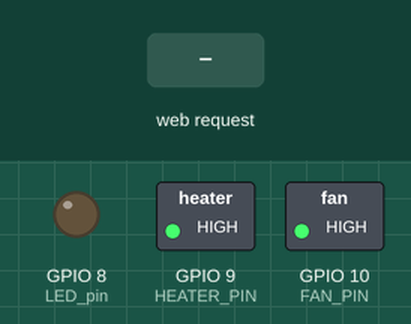
Simulated run of this sketch. Board: ESP32-S3. On the bench: switched loads named in the sketch (green lamp = pin HIGH), output pins drawn as LEDs (lit = HIGH). The test bench sets the inputs (shaded band). WiFi joins after 1.5 s; servers stay silent unless stated; what the sketch prints to the serial monitor is not drawn.

Above: at 2.7 s.
2.8 s: HTTP request GET /LED/on received
At 3.8 s:
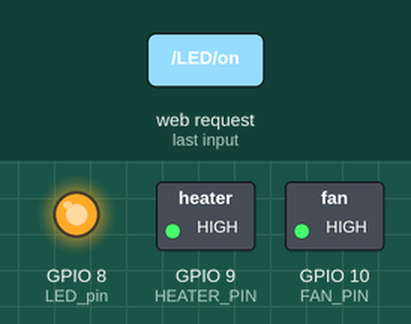
4.3 s: HTTP request GET /HEAT/off received
At 4.9 s:
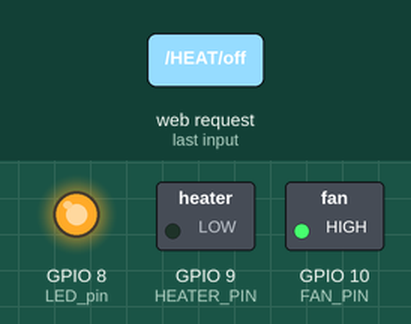
5.8 s: HTTP request GET /LED/off received
At 7.0 s:
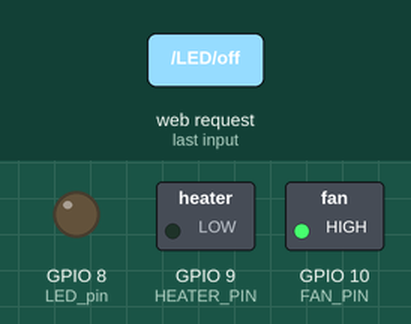
7.3 s: HTTP request GET /FAN/off received
At 8.4 s:
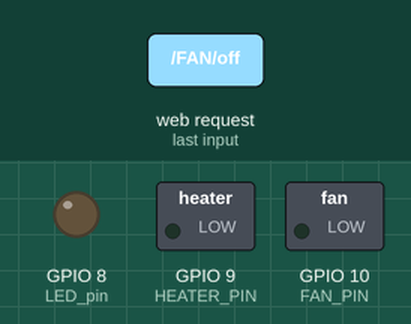
8.8 s: HTTP request GET /HEAT/on received
At 9.6 s:
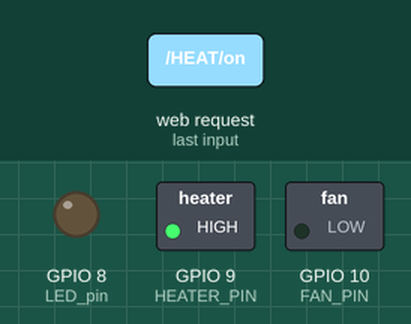
10.3 s: HTTP request GET /LED/on received
At 10.7 s:
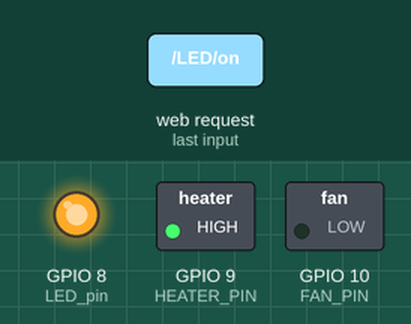
Timing chart, 0 to 12.8 s (numbered marks = the images above; inputs shaded):
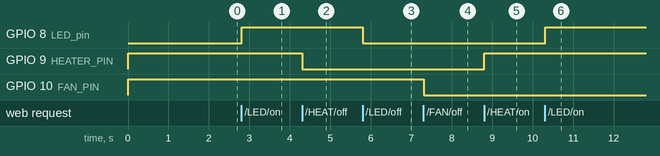

Measured:
- after the input at 2.8 s, GPIO 8 (LED_pin): LOW → HIGH at once
- after the input at 4.3 s, GPIO 9 (HEATER_PIN): HIGH → LOW at once
- after the input at 5.8 s, GPIO 8 (LED_pin): HIGH → LOW at once
- after the input at 7.3 s, GPIO 10 (FAN_PIN): HIGH → LOW at once
- after the input at 8.8 s, GPIO 9 (HEATER_PIN): LOW → HIGH at once
- after the input at 10.3 s, GPIO 8 (LED_pin): LOW → HIGH at once

The sketch:

web_server.ino
```cpp
// Load Wi-Fi library
#include <WiFi.h>

// Replace with your network credentials
const char* ssid = "ESP32";       // Wi-Fi SSID
const char* password = "1234";    // Wi-Fi password

// Set web server port number to 80
WiFiServer server(80);

// Variable to store the HTTP request
String header;

// Variables to store the current output state
String LED_pin_state = "off";
String heat_pin_state = "off";
String fan_pin_state = "off";

// Assign output variables to GPIO pins
const int LED_pin = 8;
const int heat_pin = 9;
const int fan_pin = 10;

// Timing variables
unsigned long currentTime = millis();
unsigned long previousTime = 0;
const long timeoutTime = 2000; // Timeout in milliseconds

// Function to send the web page content to the client
void sendWebPage(WiFiClient& client) {
    client.println("<!DOCTYPE html><html>");
    client.println("<head><meta name=\"viewport\" content=\"width=device-width, initial-scale=1\">");
    client.println("<link rel=\"icon\" href=\"data:,\">");
    client.println("<style>");
    client.println("html { font-family: Helvetica; display: inline-block; margin: 0px auto; text-align: center;}");
    client.println(".button { background-color: #4CAF50; border: none; color: white; padding: 16px 40px;");
    client.println("text-decoration: none; font-size: 30px; margin: 2px; cursor: pointer;}");
    client.println(".button2 { background-color: #F52718; }");
    client.println("</style></head>");
    client.println("<body><h1>APS480 NEST SMART HOME PROJECT</h1>");

    // Display buttons for LED, HEAT, and FAN
    sendButton(client, "LED", LED_pin_state);
    sendButton(client, "HEAT", heat_pin_state);
    sendButton(client, "FAN", fan_pin_state);

    client.println("</body></html>");
}

// Function to display the current state and buttons
void sendButton(WiFiClient& client, const String& pin_name, String& pin_state) {
    client.println("<p>" + pin_name + " - State: " + pin_state + "</p>");
    if (pin_state == "off") {
        client.println("<p><a href=\"/" + pin_name + "/on\"><button class=\"button\">ON</button></a></p>");
    } else {
        client.println("<p><a href=\"/" + pin_name + "/off\"><button class=\"button button2\">OFF</button></a></p>");
    }
}

void setup() {
    Serial.begin(115200);

    // Initialize GPIO pins as outputs
    pinMode(LED_pin, OUTPUT);
    pinMode(heat_pin, OUTPUT);
    pinMode(fan_pin, OUTPUT);

    // Set outputs to LOW initially
    digitalWrite(LED_pin, LOW);
    digitalWrite(heat_pin, HIGH);
    digitalWrite(fan_pin, HIGH);

    // Connect to Wi-Fi
    Serial.print("Connecting to Wi-Fi");
    WiFi.begin(ssid, password);
    while (WiFi.status() != WL_CONNECTED) {
        delay(500);
        Serial.print(".");
    }

    // Print connection details
    Serial.println("\nWi-Fi connected.");
    Serial.print("IP Address: ");
    Serial.println(WiFi.localIP());
    server.begin();
}

void loop() {
    WiFiClient client = server.available(); // Listen for incoming clients

    if (client) {
        currentTime = millis();
        previousTime = currentTime;
        Serial.println("New Client connected.");
        String currentLine = "";

        while (client.connected() && currentTime - previousTime <= timeoutTime) {
            currentTime = millis();
            if (client.available()) {
                char c = client.read();
                Serial.write(c); // Debug: print received character
                header += c;

                if (c == '\n') { // End of request line
                    if (currentLine.length() == 0) {
                        // HTTP header response
                        client.println("HTTP/1.1 200 OK");
                        client.println("Content-type:text/html");
                        client.println("Connection: close");
                        client.println();

                        // Process the GET request
                        if (header.indexOf("GET /LED/on") >= 0) {
                            Serial.println("Turning LED ON");
                            LED_pin_state = "on";
                            digitalWrite(LED_pin, HIGH);
                        } else if (header.indexOf("GET /LED/off") >= 0) {
                            Serial.println("Turning LED OFF");
                            LED_pin_state = "off";
                            digitalWrite(LED_pin, LOW);
                        } else if (header.indexOf("GET /HEAT/on") >= 0) {
                            Serial.println("Turning HEAT ON");
                            heat_pin_state = "on";
                            digitalWrite(heat_pin, HIGH);
                        } else if (header.indexOf("GET /HEAT/off") >= 0) {
                            Serial.println("Turning HEAT OFF");
                            heat_pin_state = "off";
                            digitalWrite(heat_pin, LOW);
                        } else if (header.indexOf("GET /FAN/on") >= 0) {
                            Serial.println("Turning FAN ON");
                            fan_pin_state = "on";
                            digitalWrite(fan_pin, HIGH);
                        } else if (header.indexOf("GET /FAN/off") >= 0) {
                            Serial.println("Turning FAN OFF");
                            fan_pin_state = "off";
                            digitalWrite(fan_pin, LOW);
                        }

                        // Send the web page to the client
                        sendWebPage(client);
                        break;
                    } else {
                        currentLine = "";
                    }
                } else if (c != '\r') {
                    currentLine += c;
                }
            }
        }

        // Close the connection
        header = "";
        client.stop();
        Serial.println("Client disconnected.");
    }
}
```

fan.cpp
```cpp
#include <Wire.h>
#include <Adafruit_TMP117.h>
#include <Adafruit_Sensor.h>

#define FAN_PIN 10
#define RPM 48
#define PWM 45


const int FAN_LOW = 35;
const int FAN_MEDIUM = 170;
const int FAN_HIGH = 255;

Adafruit_TMP117 tmp117; //this was from the temp test, define other variable definitions here

void setup() {
  // put your setup code here, to run once:
  Serial.begin(115200);
  pinMode(FAN_PIN, OUTPUT);
  pinMode(PWM, OUTPUT);

}

void loop() {
  // put your main code here, to run repeatedly:
  digitalWrite(FAN_PIN, HIGH);
  //analogWrite(PWM, FAN_MEDIUM);
  delay(30000);
  digitalWrite(FAN_PIN, LOW);
  analogWrite(PWM, FAN_MEDIUM);
  delay(10000);

}
```

heater.cpp
```cpp
#include <Wire.h>
#include <Adafruit_TMP117.h>
#include <Adafruit_Sensor.h>


#define HEATER_PIN 9


Adafruit_TMP117 tmp117; //this was from the temp test, define other variable definitions here

void setup() {
  // put your setup code here, to run once:
  Serial.begin(115200);
  pinMode(HEATER_PIN, OUTPUT);

}

void loop() {
  // put your main code here, to run repeatedly:
  digitalWrite(HEATER_PIN, HIGH);
  delay(10000);
  digitalWrite(HEATER_PIN, LOW);
  delay(10000);

}
```

tempTest.cpp
```cpp
#include <Wire.h>
#include <Adafruit_TMP117.h>
#include <Adafruit_Sensor.h>

Adafruit_TMP117 tmp117;

void setup() {
  Serial.begin(115200);
  while (!Serial) delay(10);  // Pause until serial console opens
  Serial.println("Adafruit TMP117 test on ESP32-S3!");

  // Initialize I2C on specific pins (optional if using default pins)
  Wire.begin(1, 2); // SDA = GPIO 1, SCL = GPIO 2

  // Try to initialize the TMP117 sensor
  if (!tmp117.begin()) {
    Serial.println("Failed to find TMP117 chip");
    while (1) { delay(10); }
  }
  Serial.println("TMP117 Found!");
}

void loop() {
  sensors_event_t temp; // Create an empty event
  tmp117.getEvent(&temp); // Fill the event with the current temperature measurement
  Serial.print("Temperature: ");
  Serial.print(temp.temperature);
  Serial.println(" °C");

  delay(1000); // Wait 1 second
}
```
